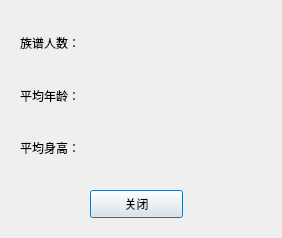
<?xml version="1.0" encoding="UTF-8"?>
<ui version="4.0">
 <class>Result</class>
 <widget class="QDialog" name="Result">
  <property name="geometry">
   <rect>
    <x>0</x>
    <y>0</y>
    <width>282</width>
    <height>238</height>
   </rect>
  </property>
  <property name="windowTitle">
   <string>统计结果</string>
  </property>
  <widget class="QPushButton" name="btn_close">
   <property name="geometry">
    <rect>
     <x>90</x>
     <y>190</y>
     <width>93</width>
     <height>28</height>
    </rect>
   </property>
   <property name="text">
    <string>关闭</string>
   </property>
  </widget>
  <widget class="QWidget" name="widget_2" native="true">
   <property name="geometry">
    <rect>
     <x>120</x>
     <y>20</y>
     <width>131</width>
     <height>151</height>
    </rect>
   </property>
   <layout class="QVBoxLayout" name="verticalLayout_2">
    <item>
     <widget class="QLabel" name="N_lab">
      <property name="text">
       <string/>
      </property>
     </widget>
    </item>
    <item>
     <widget class="QLabel" name="A_lab">
      <property name="text">
       <string/>
      </property>
     </widget>
    </item>
    <item>
     <widget class="QLabel" name="H_lab">
      <property name="text">
       <string/>
      </property>
     </widget>
    </item>
   </layout>
  </widget>
  <widget class="QWidget" name="widget" native="true">
   <property name="geometry">
    <rect>
     <x>20</x>
     <y>20</y>
     <width>97</width>
     <height>151</height>
    </rect>
   </property>
   <layout class="QVBoxLayout" name="verticalLayout">
    <item>
     <widget class="QLabel" name="num_lab">
      <property name="text">
       <string>族谱人数：</string>
      </property>
     </widget>
    </item>
    <item>
     <widget class="QLabel" name="age_lab">
      <property name="text">
       <string>平均年龄：</string>
      </property>
     </widget>
    </item>
    <item>
     <widget class="QLabel" name="hei_lab">
      <property name="text">
       <string>平均身高：</string>
      </property>
     </widget>
    </item>
   </layout>
  </widget>
 </widget>
 <resources/>
 <connections/>
</ui>
